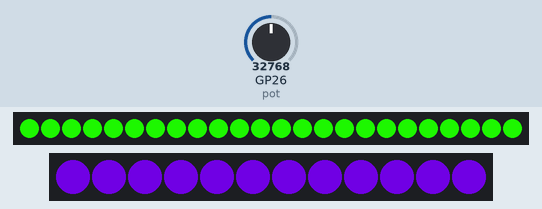
This program was run on a simulated Raspberry Pi Pico running MicroPython. Parts: 24 RGB LEDs in strip order, left to right, 12 RGB LEDs in strip order, left to right. The inputs (shaded band) are chosen by the test bench; at power-on: GP26 (pot) = 32768 (analog values on the 0–65535 scale). Dim RGB values are drawn brighter than linear; random numbers come from a fixed seed; what the program prints to the serial console is not drawn.

Above: at 1.28 s.
1.3 s: GP26 (pot) set to 57670
At 1.38 s:
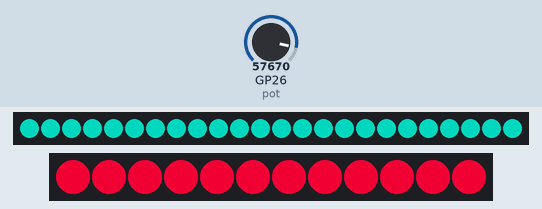
3.1 s: GP26 (pot) set to 7864
At 3.23 s:
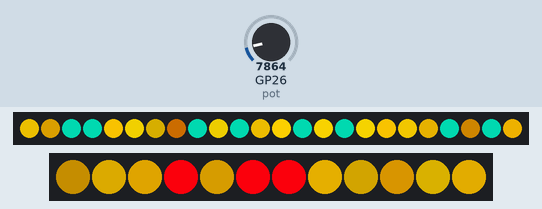
4.9 s: GP26 (pot) set to 19660
At 6.63 s:
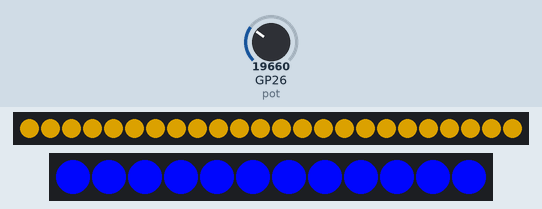
6.7 s: GP26 (pot) set to 0
At 6.84 s:
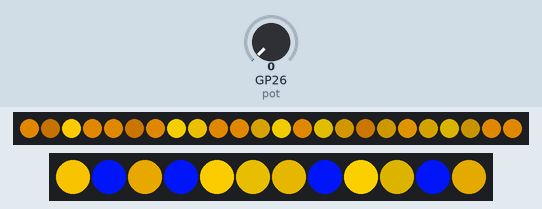
8.4 s: GP26 (pot) set to 45874
At 8.49 s:
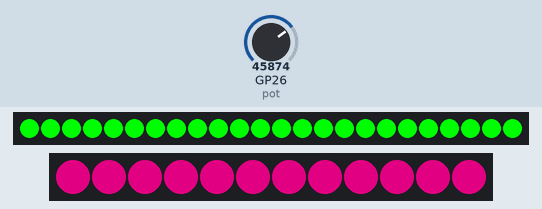
10.2 s: GP26 (pot) set to 7864
At 10.34 s:
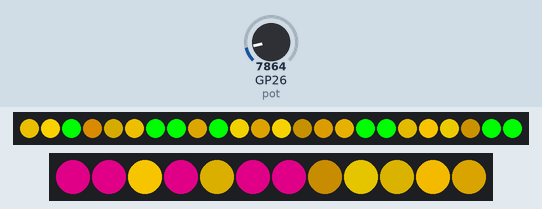

The program:

fire-test.py
```python
# Simple Fire Effect for Pattern Integration
# Can be easily added to your main-demo-cycle.py
from machine import Pin, ADC
from neopixel import NeoPixel
from utime import sleep
from urandom import randint

import dual_ring_config

pot = ADC(dual_ring_config.POT_PIN)

NUMBER_PIXELS0 = dual_ring_config.NUMBER_PIXELS0
NUMBER_PIXELS1 = dual_ring_config.NUMBER_PIXELS1

# 24 pixels
strip0 = NeoPixel(Pin(dual_ring_config.NEOPIXEL_PIN0), NUMBER_PIXELS0)
# 12 pixels
strip1 = NeoPixel(Pin(dual_ring_config.NEOPIXEL_PIN1), NUMBER_PIXELS1)

def wheel(pos):
    # Input a value 0 to 255 to get a color value.
    # The colors are a transition r - g - b - back to r.
    if pos < 0 or pos > 255:
        return (0, 0, 0)
    if pos < 85:
        return (255 - pos * 3, pos * 3, 0)
    if pos < 170:
        pos -= 85
        return (0, 255 - pos * 3, pos * 3)
    pos -= 170
    return (pos * 3, 0, 255 - pos * 3)

def standard_fire(delay):
    for i in range(0, NUMBER_PIXELS0):
         green = 50 + randint(0,155)
         red = green + randint(25,50)
         strip0[randint(0,NUMBER_PIXELS0 - 1)] = (red, green, 0)
    strip0.write()
    for i in range(0, NUMBER_PIXELS1):
         green = 50 + randint(0,155)
         red = green + randint(25,50)
         strip1[randint(0,NUMBER_PIXELS1 - 1)] = (red, green, 0)
    strip1.write()
    sleep(delay)

def simulate_fire_pattern(pattern_number, delay):

    # TODO: Check that the pattern number is in the range of 0 to 7

    if (pattern_number == 0):
        standard_fire(delay)
    else:
        color_1 = (wheel(pattern_number * 16 + randint(0,16) % 255))
        color_2 = wheel((pattern_number * 16 + 128 + randint(0,16) % 256))
        for i in range(NUMBER_PIXELS0):
            strip0[i] = (color_1)
        strip0.write()
        for i in range(NUMBER_PIXELS1):
            strip1[i] = (color_2)
        strip1.write()
        sleep(delay)

# Erase all the pixels
def clear():
    for i in range(NUMBER_PIXELS0):
        strip0[i] = (0, 0, 0)
    strip0.write()
    for i in range(NUMBER_PIXELS1):
        strip1[i] = (0, 0, 0)
    strip1.write()

# Run the effect
try:
    print("Fire effect running - Press Ctrl+C to stop")
    while True:
        # shift over 13 bits to get a value from 0 to 7
        pattern = pot.read_u16() >> 13
        print(pattern, end=" ")
        simulate_fire_pattern(pattern, 0.1)
except KeyboardInterrupt:
    print("\nStopping fire effect")
    clear()
```

dual_ring_config.py
```python
NEOPIXEL_PIN0 = 0
NEOPIXEL_PIN1 = 1

NUMBER_PIXELS0 = 24
NUMBER_PIXELS1 = 12

POT_PIN = 26
```
